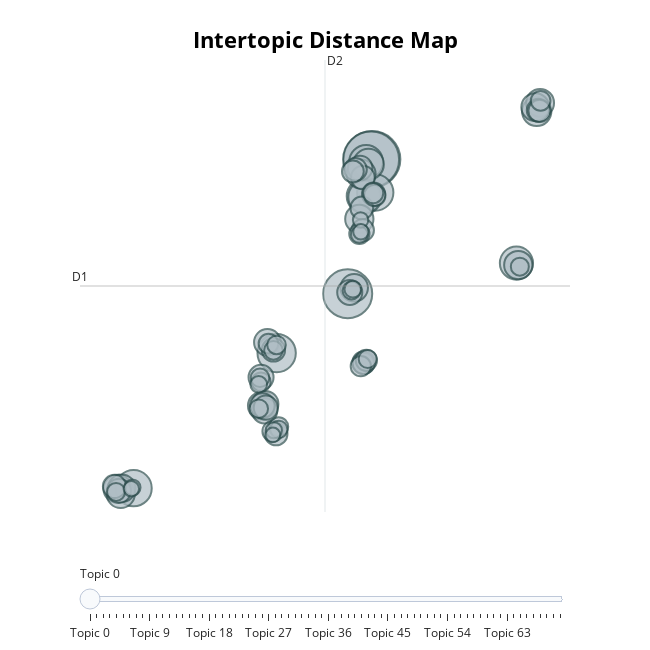

Notebook cell for this chart:
### Markdown cell above
BERTopic seems really good in grouping comments together to create topics. With that said, the model predicts 73 potential topics from our dataset. That seems to be way too big. Let's see if we can better specify the number of topics.

### Code cell
model.visualize_topics()
